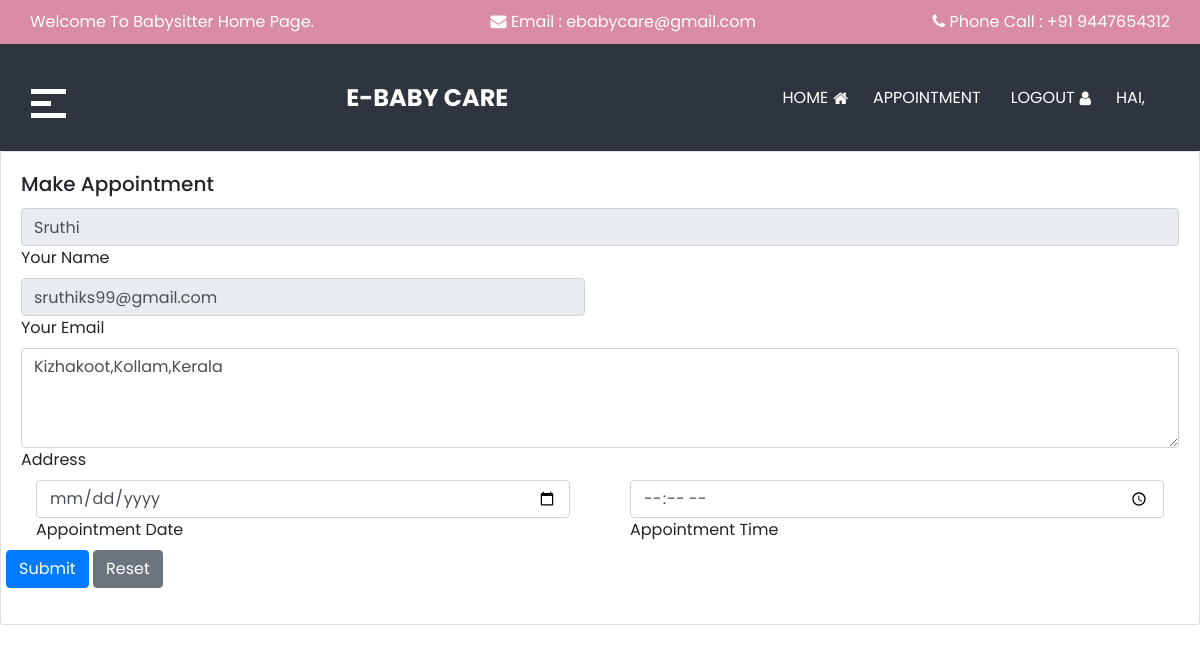
The app's page /babysitter/appointment.php (signed in) with its own data.
### tables this page shows
CREATE TABLE `tbl_registration` (
  `r_id` int(100) NOT NULL,
  `r_name` varchar(200) NOT NULL,
  `r_lname` varchar(200) NOT NULL,
  `r_address` varchar(200) NOT NULL,
  `r_dob` date NOT NULL,
  `r_gender` varchar(200) NOT NULL,
  `r_phone` varchar(200) NOT NULL,
  `r_email` varchar(200) NOT NULL,
  `r_status` int(10) NOT NULL
);

### babysitter/appointment.php (the view, shortened to what this page needs)
<?php
include 'userheader.php';
$ur= $_SESSION['username'];
$b=mysqli_query($con,"SELECT * FROM `tbl_registration` where r_email='$ur'");
$r1=  mysqli_fetch_array($b);
?>
<div class="card">
            <div class="card-body">
              <h5 class="card-title">Make Appointment</h5>
              <form method="post" class="row g-3">
                <div class="col-md-12">
                  <div class="form-floating">
                      <input type="text" class="form-control" id="floatingName" value="<?php echo $r1['r_name'];?>" readonly="" placeholder="Your Name">
                    <label for="floatingName">Your Name</label>
                  </div>
                </div>
                <div class="col-md-6">
                  <div class="form-floating">
                      <input type="email" class="form-control" id="floatingEmail" readonly="" name="eml" value="<?php echo $r1['r_email'];?>" placeholder="Your Email">
                    <label for="floatingEmail">Your Email</label>
                  </div>
                </div>
                <div class="col-12">
                  <div class="form-floating">
                    <textarea class="form-control" placeholder="Address" id="floatingTextarea" style="height: 100px;"><?php echo $r1['r_address'];?></textarea>
                    <label for="floatingTextarea">Address</label>
                  </div>
                </div>
                <div class="col-md-6">
                  <div class="col-md-12">
                    <div class="form-floating">
                        <input type="date" class="form-control" id="floatingCity" name="adate" placeholder="City">
                      <label for="floatingCity">Appointment Date</label>
                    </div>
                  </div>
                </div>
                <div class="col-md-6">
                  <div class="col-md-12">
                    <div class="form-floating">
                        <input type="time" class="form-control" id="floatingCity" name="atime" placeholder="City">
                      <label for="floatingCity">Appointment Time</label>
                    </div>
                  </div>
                </div>
                <div class="text-center">
                    <input type="submit" name="s1" class="btn btn-primary" value="Submit">
                  <button type="reset" class="btn btn-secondary">Reset</button>
                </div>
              </form>

### babysitter/css/style.css (style rules this page uses)
body { font-family: "Poppins", sans-serif; overflow-x: hidden; }
.btn, .btn:focus { outline: none !important; -webkit-box-shadow: none; box-shadow: none; }

### records on screen
tbl_registration: r_name "Sruthi", eml "sruthiks99@gmail.com", r_address "Kizhakoot,Kollam,Kerala"
